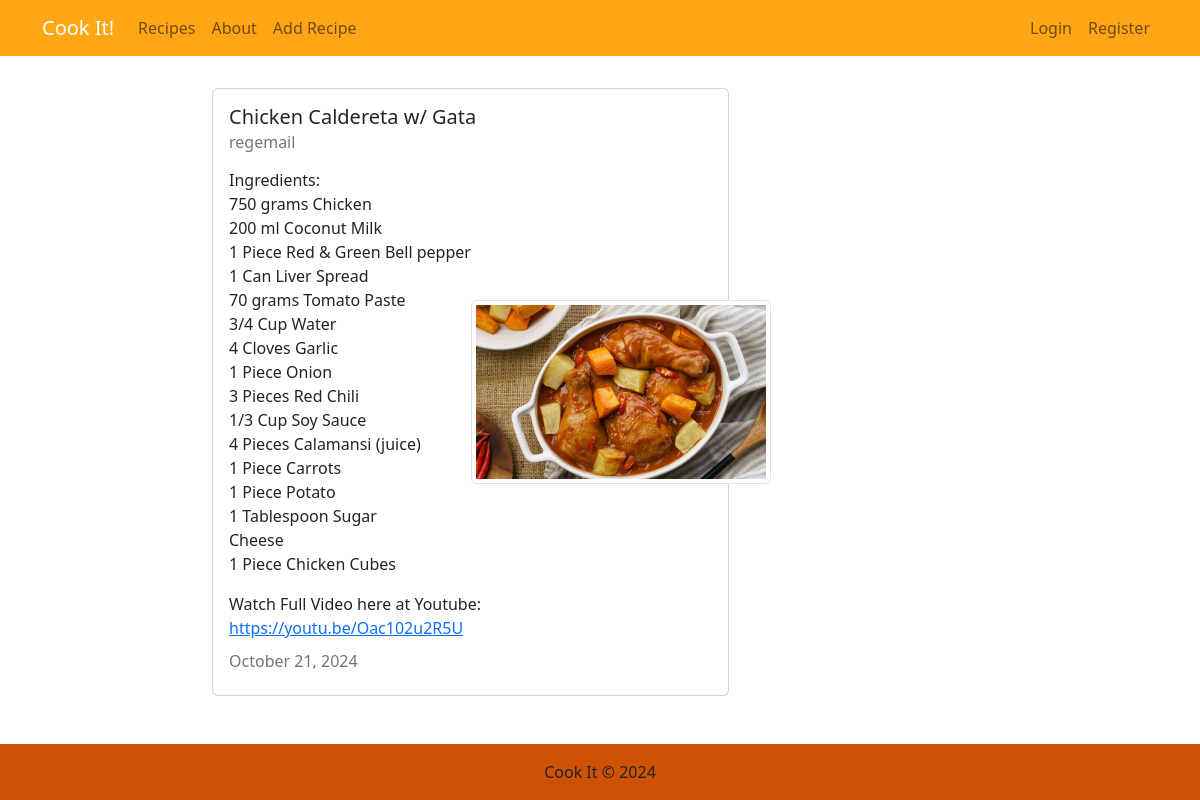
Screenshot of /recipe/8/ with the database file from the repository.
### recipes/models.py (models this page shows, shortened)
class Recipe(models.Model):
  title = models.CharField(max_length=100)
  description = models.TextField()
  image = models.ImageField(upload_to='recipe_images/', blank=True, null=True)
  author = models.ForeignKey(User, on_delete=models.CASCADE)
  created_at = models.DateTimeField(auto_now_add=True)
  updated_at = models.DateTimeField(auto_now=True)

### recipes/views.py (the view)
# urls.py: path('recipe/<int:pk>/', views.RecipeDetailView.as_view(), name="recipes-detail"),
class RecipeDetailView(DetailView):
  model = Recipe

### recipes/templates/recipes/recipe_detail.html (shortened to what this page needs)
{% extends "recipes/base.html" %}
{% block content %}
<div class="card my-2 col-8">
  <div class="row g-0">
    <div class="col-md-8">
      <div class="card-body">
        <h5 class="card-title">{{ object.title }}</h5>
        <h6 class="card-subtitle mb-2 text-muted">{{ object.author }}</h6>
        <p class="card-text">{{ object.description|linebreaks|urlize }}</p>
        <h6 class="card-subtitle mb-2 text-muted">
          {{ object.updated_at|date:"F d, Y" }}
        </h6>
      </div>
    </div>
    {% if object.image %}
    <div class="col-md-3 d-flex align-items-center justify-content-center">
      <img src="{{ object.image.url }}" class="img-fluid img-thumbnail" style="max-width: 300px; height: auto; object-fit: cover;" alt="{{ object.title }}">
    </div>
    {% endif %}
  </div>
</div>
{% endblock content %}

### recipes/templates/recipes/base.html (style rules this page uses)
html, body { height: 100%; margin: 0; display: flex; flex-direction: column; }

### rows the page displays
Recipe: title "Chicken Caldereta w/ Gata", author "regemail", description "Ingredients: 750 grams Chicken 200 ml Coconut Milk 1 Piece Red & Green Bell pepper 1 Can Liver Spread 70 grams Tomato Paste 3/4 Cup Water 4 Cloves Garlic 1 Piece Onion 3 Pieces Red Chili 1/3 Cup Soy Sauce 4 Pieces Calamansi (juice) 1 Piece Carrots 1 Piece Potato 1 Tablespoon Sugar Cheese 1 Piece Chicken Cubes Watch Full Video here at Youtube: https://youtu.be/Oac102u2R5U", updated_at "October 21, 2024", image (picture)
